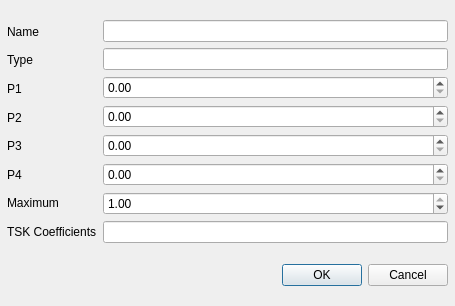
<?xml version="1.0" encoding="UTF-8"?>
<ui version="4.0">
 <class>outMFsDialog</class>
 <widget class="QDialog" name="outMFsDialog">
  <property name="geometry">
   <rect>
    <x>0</x>
    <y>0</y>
    <width>455</width>
    <height>306</height>
   </rect>
  </property>
  <property name="windowTitle">
   <string>Dialog</string>
  </property>
  <widget class="QWidget" name="layoutWidget">
   <property name="geometry">
    <rect>
     <x>7</x>
     <y>5</y>
     <width>441</width>
     <height>297</height>
    </rect>
   </property>
   <layout class="QVBoxLayout" name="verticalLayout_3">
    <item>
     <layout class="QHBoxLayout" name="horizontalLayout">
      <item>
       <layout class="QVBoxLayout" name="verticalLayout">
        <item>
         <widget class="QLabel" name="label">
          <property name="text">
           <string>Name</string>
          </property>
         </widget>
        </item>
        <item>
         <widget class="QLabel" name="label_7">
          <property name="text">
           <string>Type</string>
          </property>
         </widget>
        </item>
        <item>
         <widget class="QLabel" name="label_2">
          <property name="text">
           <string>P1</string>
          </property>
         </widget>
        </item>
        <item>
         <widget class="QLabel" name="label_3">
          <property name="text">
           <string>P2</string>
          </property>
         </widget>
        </item>
        <item>
         <widget class="QLabel" name="label_4">
          <property name="text">
           <string>P3</string>
          </property>
         </widget>
        </item>
        <item>
         <widget class="QLabel" name="label_5">
          <property name="text">
           <string>P4</string>
          </property>
         </widget>
        </item>
        <item>
         <widget class="QLabel" name="label_6">
          <property name="text">
           <string>Maximum</string>
          </property>
         </widget>
        </item>
        <item>
         <widget class="QLabel" name="label_8">
          <property name="text">
           <string>TSK Coefficients</string>
          </property>
         </widget>
        </item>
       </layout>
      </item>
      <item>
       <layout class="QVBoxLayout" name="verticalLayout_2">
        <item>
         <widget class="QLineEdit" name="outMFname"/>
        </item>
        <item>
         <widget class="QLineEdit" name="outMFtype"/>
        </item>
        <item>
         <widget class="QDoubleSpinBox" name="outMFP1">
          <property name="maximum">
           <double>9999999.990000000223517</double>
          </property>
         </widget>
        </item>
        <item>
         <widget class="QDoubleSpinBox" name="outMFP2">
          <property name="maximum">
           <double>9999999.990000000223517</double>
          </property>
         </widget>
        </item>
        <item>
         <widget class="QDoubleSpinBox" name="outMFP3">
          <property name="maximum">
           <double>9999999.990000000223517</double>
          </property>
         </widget>
        </item>
        <item>
         <widget class="QDoubleSpinBox" name="outMFP4">
          <property name="maximum">
           <double>9999999.990000000223517</double>
          </property>
         </widget>
        </item>
        <item>
         <widget class="QDoubleSpinBox" name="outMFmax">
          <property name="maximum">
           <double>1.000000000000000</double>
          </property>
          <property name="singleStep">
           <double>0.100000000000000</double>
          </property>
          <property name="value">
           <double>1.000000000000000</double>
          </property>
         </widget>
        </item>
        <item>
         <widget class="QLineEdit" name="outTSKC"/>
        </item>
       </layout>
      </item>
     </layout>
    </item>
    <item>
     <widget class="QDialogButtonBox" name="buttonBox">
      <property name="standardButtons">
       <set>QDialogButtonBox::Cancel|QDialogButtonBox::Ok</set>
      </property>
     </widget>
    </item>
   </layout>
  </widget>
 </widget>
 <resources/>
 <connections/>
</ui>
